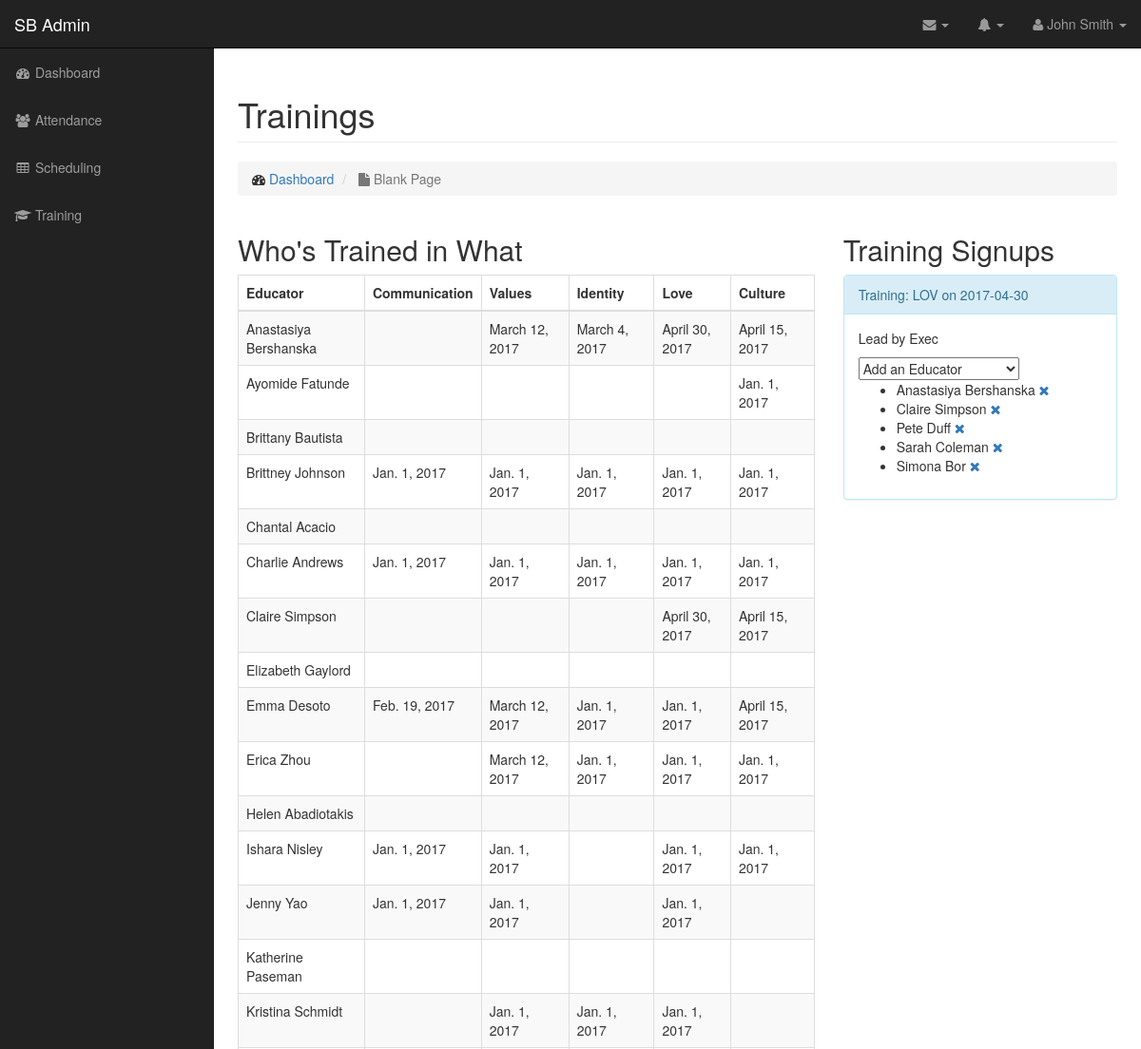
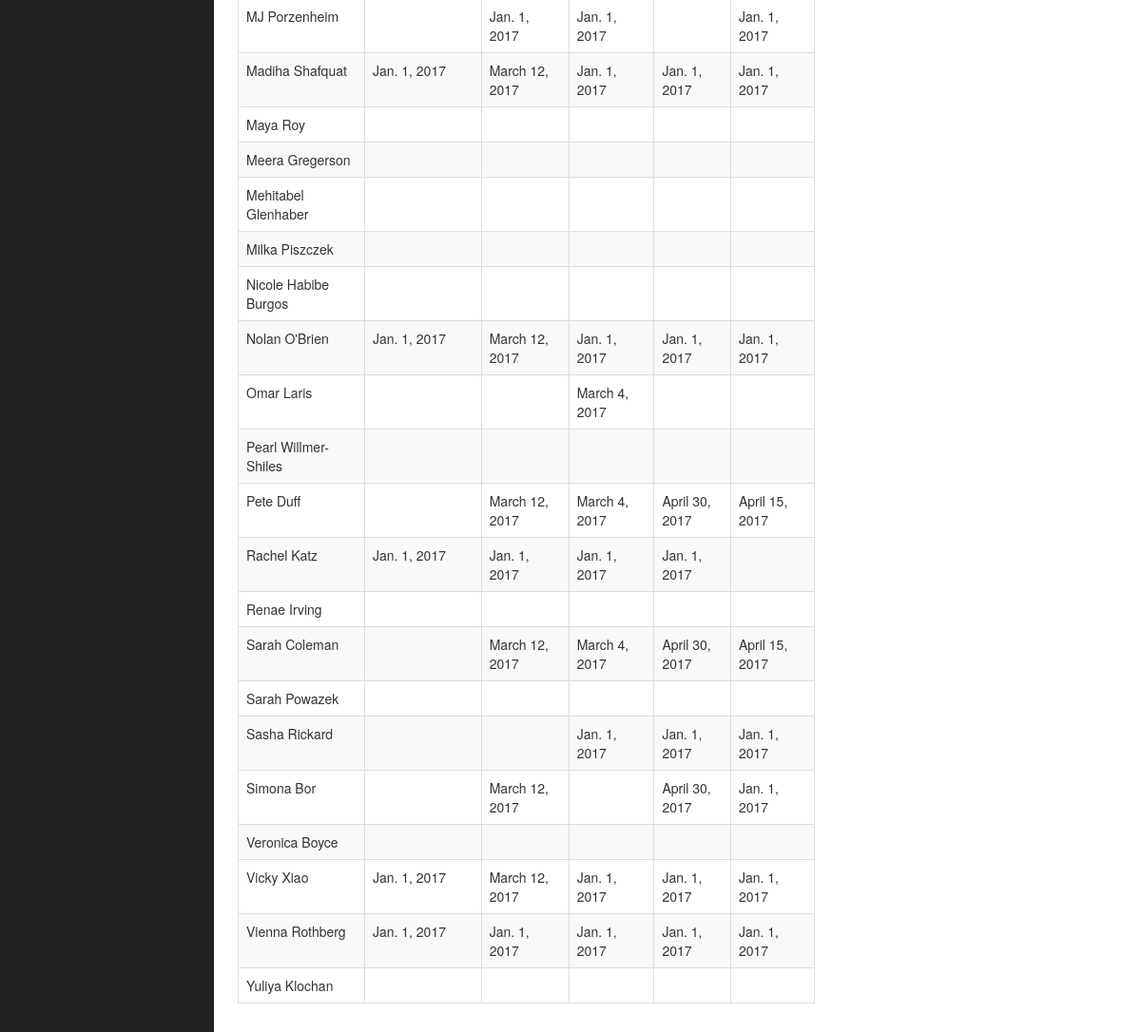
The app's page /training with its own data (2 pictures, top to bottom).
### pleasure_app/models.py (models this page shows)
class Educator(models.Model):
	first_name = models.CharField(max_length=200)
	last_name = models.CharField(max_length=200)
	training_class = models.CharField(max_length=10)
	graduation_year = models.IntegerField(default=0)
	athena = models.CharField(max_length=20)
	active = models.BooleanField(default=True)
	trained_communication = models.ForeignKey(
		'Training',
		related_name='com_training',
		blank = True,
		null = True,
		limit_choices_to={'module':'COM'},
	)
	trained_values = models.ForeignKey(
                'Training',
        	related_name='val_training',
		blank = True,
                null = True,
                limit_choices_to={'module':'VAL'},
        )
	trained_identity = models.ForeignKey(
                'Training',
		related_name='id_training',
                blank = True,
                null = True,
                limit_choices_to={'module':'ID'},
        )
	trained_love = models.ForeignKey(
                'Training',
		related_name='lov_training',
                blank = True,
        	null = True,
                limit_choices_to={'module':'LOV'},
        )
	trained_culture = models.ForeignKey(
                'Training',
		related_name='cul_training',
                blank = True,
                null = True,
                limit_choices_to={'module':'CUL'},
        )
	def __str__(self):
		return "Educator " + str(self.first_name) + ' '  + str(self.last_name)

class Training(models.Model):
	MODULE_CHOICE_ENUM = (
		('COM','Communication'),
		('VAL','Values'),
		('ID','Identity'),
		('LOV','Love'),
		('CUL','Culture'),
	)
	module = models.CharField(max_length=3,choices=MODULE_CHOICE_ENUM)
	date = models.DateField()
	notes = models.TextField()
	def __str__(self):
		return "Training: " + str(self.module) + " on " + str(self.date)

### pleasure_app/views.py (the view)
# urls.py: url(r'^training',views.training,name='training'),
def training(request):
        educator_list = Educator.objects.filter(active=True).order_by('first_name')
        future_training_list = Training.objects.all().filter(date__gte=timezone.now()).order_by('date')
        past_training_list = Training.objects.all().filter(date__lt=timezone.now()).order_by('date')
	template = loader.get_template('pleasure_app/training.html')
        context = {
                'educator_list':educator_list,
                'future_training_list':future_training_list,
		'past_training_list':past_training_list,
        }
        return HttpResponse(template.render(context, request))

### pleasure_app/templates/pleasure_app/training.html (shortened to what this page needs)
<!DOCTYPE html>
<html lang="en">
{% load static %}
<head>
    <link href="{% static "pleasure_app/css/bootstrap.min.css"%}" rel="stylesheet">
    <link href="{% static "pleasure_app/css/sb-admin.css"%}" rel="stylesheet">
    <link rel="stylesheet" href="https://cdnjs.cloudflare.com/ajax/libs/bootstrap-datetimepicker/4.17.45/css/bootstrap-datetimepicker.min.css" />
    <link href="{% static "pleasure_app/font-awesome/css/font-awesome.min.css"%}" rel="stylesheet" type="text/css">
</head>
<body>
    <div id="wrapper">
        <nav class="navbar navbar-inverse navbar-fixed-top" role="navigation">
            <div class="navbar-header">
                <a class="navbar-brand" href="index.html">SB Admin</a>
            </div>
            <ul class="nav navbar-right top-nav">
                <li class="dropdown">
                    <a href="#" class="dropdown-toggle" data-toggle="dropdown"><i class="fa fa-envelope"></i> <b class="caret"></b></a>
                </li>
                <li class="dropdown">
                    <a href="#" class="dropdown-toggle" data-toggle="dropdown"><i class="fa fa-bell"></i> <b class="caret"></b></a>
                </li>
                <li class="dropdown">
                    <a href="#" class="dropdown-toggle" data-toggle="dropdown"><i class="fa fa-user"></i> John Smith <b class="caret"></b></a>
                </li>
            </ul>
            <div class="collapse navbar-collapse navbar-ex1-collapse">
                <ul class="nav navbar-nav side-nav">
                    <li>
                        <a href="index.html"><i class="fa fa-fw fa-dashboard"></i> Dashboard</a>
                    </li>
                    <li>
                        <a href="attendance.html"><i class="fa fa-fw fa-users"></i> Attendance</a>
                    </li>
                    <li>
                        <a href="scheduling.html"><i class="fa fa-fw fa-table"></i> Scheduling</a>
                    </li>
                    <li>
                        <a href="training.html"><i class ="fa fa-fw fa-graduation-cap"></i> Training</a>
                   </li>
                </ul>
            </div>
        </nav>
        <div id="page-wrapper">
            <div class="container-fluid">
                <div class="row">
                    <div class="col-lg-12">
                        <h1 class="page-header">
                            Trainings
                        </h1>
                        <ol class="breadcrumb">
                            <li>
                                <i class="fa fa-dashboard"></i>  <a href="index.html">Dashboard</a>
                            </li>
                            <li class="active">
                                <i class="fa fa-file"></i> Blank Page
                            </li>
                        </ol>
                    </div>
                </div>
                <div class="row">
                    <div class="col-md-8" >
                        <h2>Who's Trained in What</h2>
                        <div class="table-responsive">
                            <table class="table table-bordered table-hover table-striped">
                                <thead>
                                    <tr>
                                        <th>Educator</th>
                                        <th>Communication</th>
					<th>Values</th>
					<th>Identity</th>
					<th>Love</th>
					<th>Culture</th>
				   </tr>
                                </thead>
				{% for ed in educator_list %}
                                <tr>
					<td>{{ ed.first_name }} {{ed.last_name}}</td>
                                        <td>{% if ed.trained_communication %} {{ ed.trained_communication.date }} {% endif %}</td>
					<td>{% if ed.trained_values %} {{ ed.trained_values.date }} {% endif %} </td>
                                        <td>{% if ed.trained_identity %} {{ ed.trained_identity.date }} {% endif %}</td>
                                        <td>{% if ed.trained_love %} {{ ed.trained_love.date }} {% endif %} </td>
                                        <td>{% if ed.trained_culture %} {{ ed.trained_culture.date }} {% endif %}</td>
				</tr>
				{% endfor %}
                            </table>
                        </div>
                    </div>
		    <div class="col-md-4">
			<h2> Training Signups </h2>
			{% for training in future_training_list %}
			<div class="panel panel-info">
				<div class="panel-heading"> {{ training }} </div>
				<div class="panel-body">
					<p> {{ training.notes }} </p>
	                               		<select id="training_select_{{training.id}}" onchange="addEdToTraining('{{training.id}}')">
                                                        <option value="Null"> Add an Educator  </option>
                                                </select>
					<ul>
					{% for ed in educator_list %}
						{% if ed.trained_communication == training or ed.trained_values == training or ed.trained_identity == training or ed.trained_love == training or ed.trained_culture == training %}
							<li>{{ ed.first_name }} {{ed.last_name }} <a><i class="fa fa-times" onclick="removeEdFromTraining('{{training.id}}','{{ed.athena}}')"></i></a></li>
						{% endif %}
					{% endfor %}
					</ul>
				</div>
			</div>
			{% endfor %}
		   </div>
                </div>
            </div>
        </div>
    </div>
</body>
</html>

### pleasure_app/static/pleasure_app/css/sb-admin.css (style rules this page uses)
body { margin-top: 100px; background-color: #222; }
@media (min-width:768px) { body { margin-top: 50px; } }
#wrapper { padding-left: 0; }
#page-wrapper { width: 100%; padding: 0; background-color: #fff; }
@media (min-width:768px) { #wrapper { padding-left: 225px; } }
@media (min-width:768px) { #page-wrapper { padding: 10px; } }
.top-nav { padding: 0 15px; }
.top-nav>li { display: inline-block; float: left; }
.top-nav>li>a { padding-top: 15px; padding-bottom: 15px; line-height: 20px; color: #999; }
@media (min-width:768px) { .side-nav { position: fixed; top: 51px; left: 225px; width: 225px; margin-left: -225px; border: none; border-radius: 0; overflow-y: auto; background-color: #222; bottom: 0; overflow-x: hidden; padding-bottom: 40px; } }
@media (min-width:768px) { .side-nav>li>a { width: 225px; } }

### records on screen
Educator: first_name "Anastasiya", last_name "Bershanska", trained_values "March 12, 2017", trained_identity "March 4, 2017", trained_love "April 30, 2017", trained_culture "April 15, 2017"
Educator: first_name "Ayomide", last_name "Fatunde", trained_culture "Jan. 1, 2017"
Educator: first_name "Brittany", last_name "Bautista"
Educator: first_name "Brittney", last_name "Johnson", trained_communication "Jan. 1, 2017", trained_values "Jan. 1, 2017", trained_identity "Jan. 1, 2017", trained_love "Jan. 1, 2017", trained_culture "Jan. 1, 2017"
Educator: first_name "Chantal", last_name "Acacio"
Educator: first_name "Charlie", last_name "Andrews", trained_communication "Jan. 1, 2017", trained_values "Jan. 1, 2017", trained_identity "Jan. 1, 2017", trained_love "Jan. 1, 2017", trained_culture "Jan. 1, 2017"
Educator: first_name "Claire", last_name "Simpson", trained_love "April 30, 2017", trained_culture "April 15, 2017"
Educator: first_name "Elizabeth", last_name "Gaylord"
Educator: first_name "Emma", last_name "Desoto", trained_communication "Feb. 19, 2017", trained_values "March 12, 2017", trained_identity "Jan. 1, 2017", trained_love "Jan. 1, 2017", trained_culture "April 15, 2017"
Educator: first_name "Erica", last_name "Zhou", trained_values "March 12, 2017", trained_identity "Jan. 1, 2017", trained_love "Jan. 1, 2017", trained_culture "Jan. 1, 2017"
Educator: first_name "Helen", last_name "Abadiotakis"
Educator: first_name "Ishara", last_name "Nisley", trained_communication "Jan. 1, 2017", trained_values "Jan. 1, 2017", trained_love "Jan. 1, 2017", trained_culture "Jan. 1, 2017"
Educator: first_name "Jenny", last_name "Yao", trained_communication "Jan. 1, 2017", trained_values "Jan. 1, 2017", trained_love "Jan. 1, 2017"
Educator: first_name "Katherine", last_name "Paseman"
Educator: first_name "Kristina", last_name "Schmidt", trained_values "Jan. 1, 2017", trained_identity "Jan. 1, 2017", trained_love "Jan. 1, 2017"
Educator: first_name "MJ", last_name "Porzenheim", trained_values "Jan. 1, 2017", trained_identity "Jan. 1, 2017", trained_culture "Jan. 1, 2017"
Educator: first_name "Madiha", last_name "Shafquat", trained_communication "Jan. 1, 2017", trained_values "March 12, 2017", trained_identity "Jan. 1, 2017", trained_love "Jan. 1, 2017", trained_culture "Jan. 1, 2017"
Educator: first_name "Maya", last_name "Roy"
Educator: first_name "Meera", last_name "Gregerson"
Educator: first_name "Mehitabel", last_name "Glenhaber"
Educator: first_name "Milka", last_name "Piszczek"
Educator: first_name "Nicole", last_name "Habibe Burgos"
Educator: first_name "Nolan", last_name "O'Brien", trained_communication "Jan. 1, 2017", trained_values "March 12, 2017", trained_identity "Jan. 1, 2017", trained_love "Jan. 1, 2017", trained_culture "Jan. 1, 2017"
Educator: first_name "Omar", last_name "Laris", trained_identity "March 4, 2017"
Educator: first_name "Pearl", last_name "Willmer-Shiles"
Educator: first_name "Pete", last_name "Duff", trained_values "March 12, 2017", trained_identity "March 4, 2017", trained_love "April 30, 2017", trained_culture "April 15, 2017"
Educator: first_name "Rachel", last_name "Katz", trained_communication "Jan. 1, 2017", trained_values "Jan. 1, 2017", trained_identity "Jan. 1, 2017", trained_love "Jan. 1, 2017"
Educator: first_name "Renae", last_name "Irving"
Educator: first_name "Sarah", last_name "Coleman", trained_values "March 12, 2017", trained_identity "March 4, 2017", trained_love "April 30, 2017", trained_culture "April 15, 2017"
Educator: first_name "Sarah", last_name "Powazek"
Educator: first_name "Sasha", last_name "Rickard", trained_identity "Jan. 1, 2017", trained_love "Jan. 1, 2017", trained_culture "Jan. 1, 2017"
Educator: first_name "Simona", last_name "Bor", trained_values "March 12, 2017", trained_love "April 30, 2017", trained_culture "Jan. 1, 2017"
Educator: first_name "Veronica", last_name "Boyce"
Educator: first_name "Vicky", last_name "Xiao", trained_communication "Jan. 1, 2017", trained_values "March 12, 2017", trained_identity "Jan. 1, 2017", trained_love "Jan. 1, 2017", trained_culture "Jan. 1, 2017"
Educator: first_name "Vienna", last_name "Rothberg", trained_communication "Jan. 1, 2017", trained_values "Jan. 1, 2017", trained_identity "Jan. 1, 2017", trained_love "Jan. 1, 2017", trained_culture "Jan. 1, 2017"
Educator: first_name "Yuliya", last_name "Klochan"
Training: module+date "Training: LOV on 2017-04-30", notes "Lead by Exec", id "Add an Educator"
